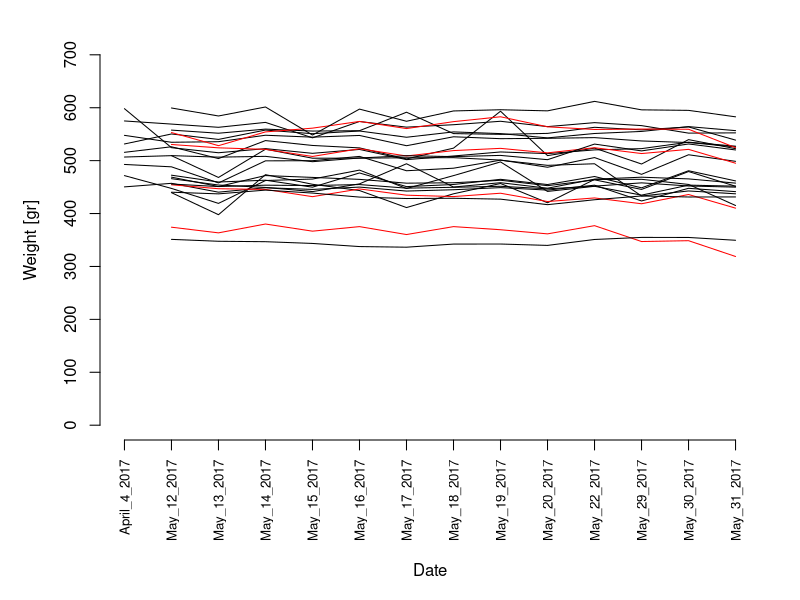

Write the R code that produced this figure.

bw <- read.csv('bird_weights_lab25.csv')
days_labs <- names(bw)[2:length(names(bw))]

# x11(width=5,height=5)
pdf(file='tracking_weights.pdf',width=7,height=6)
par(mar=c(8,5,2,2))
plot(NULL,type='n',xlim=c(1,length(days_labs)),ylim=c(0,700),
     axes=F,ann=F)
for(r in 1:nrow(bw)){
  col <- 'black'
  if(bw$Bird[r]%in%c('P168','P498','P327','P891')){
    col <- 'red'
  }
  lines(1:length(days_labs),bw[r,days_labs],col=col)
}
axis(2)
axis(1,at=1:length(days_labs),days_labs,las=2,cex.axis=.8)
mtext('Weight [gr]',2,line=3)
mtext('Date',1,line=6)
dev.off()
